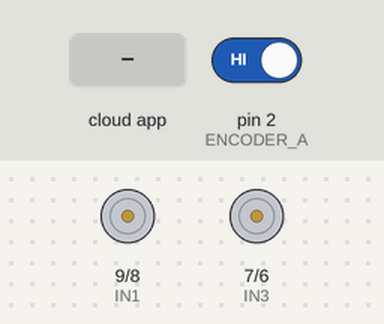
The sketch below on a simulated Arduino Uno, built with avr-gcc and run on an emulated ATmega328P. Shown: motor-driver pin pairs drawn as motors (green arrow = first pin HIGH = forward, orange = second pin HIGH = backward, longer = more drive, scaled by the enable pin). Inputs (shaded band) come from the test bench; at power-on: pin 2 (ENCODER_A) HIGH. The ROS host is connected and sends only what is stated.

Above: at 1.2 s.
1.3 s: the phone or cloud app sets teclas to w
At 2.5 s:
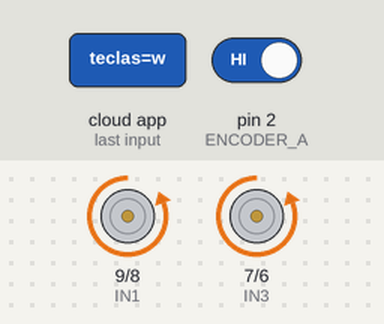
2.8 s: the phone or cloud app sets teclas to a
At 3.5 s:
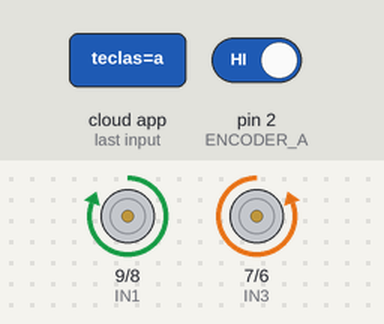
4.3 s: the phone or cloud app sets teclas to s
At 5.5 s:
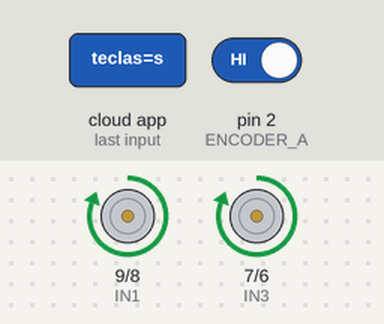
5.8 s: the phone or cloud app sets teclas to d
At 6.4 s:
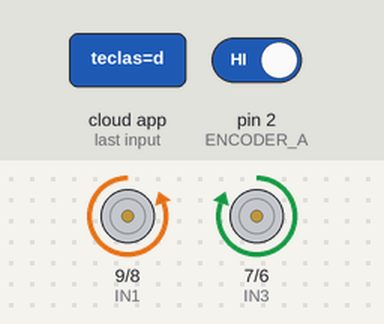
Timing chart, 0 to 8.3 s (numbered marks = the images above; inputs shaded):
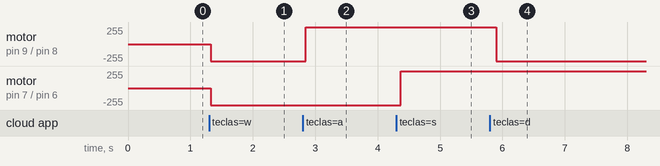

The sketch:

serialarduinokey.ino
```cpp
//#include <util/atomic.h>
#include <ros.h>
#include <std_msgs/String.h>
#include <std_msgs/UInt16.h>
#include <std_msgs/Float32MultiArray.h>
#include <std_msgs/Int16.h>

#define ENCODER_A       2 // Amarillo
#define ENCODER_B       3 // Verde
#define ENCODER_C       19 // Amarillo
#define ENCODER_D       18// Verde

//Motor A
int ENA = 10;
int IN1 = 9;
int IN2 = 8;

// Motor B
int ENB = 5;
int IN3 = 7;
int IN4 = 6;

int pos=0;
int fos=0;
long po1=0;
long po2;
long po3=0;
long po4;
long ss1;
long ss2;
int a = 255;
int b = 200;
unsigned long t1=0;
unsigned long t2;
unsigned long t3=0;
unsigned long t4;
float rpmd=0.0;
float rpmi=0.0;
boolean n=false;
boolean u=false;
long velder;
long velizq;

ros::NodeHandle nh;

std_msgs::Int16 velderecha;
std_msgs::Int16 velizquierda;
std_msgs::String tecla;
std_msgs::Float32MultiArray vel;

void velzCallback(const std_msgs::Float32MultiArray& vel) {
  velder = vel.data[0];
  velizq = vel.data[1];
}
void subscriberCallback(const std_msgs::String& tecla) {
  String orden = tecla.data;
  if(orden=="w"){
    Adelante(a,b);
    n=false;
    u=false;
  }
  else if(orden=="a"){
    Izquierda(a,b);
    n=true;
    u=false;
  }
  else if(orden=="s"){
    Atras(a,b);
    n=true;
    u=true;
  }
  else if(orden=="d"){
    Derecha(a,b);
    n=false;
    u=true;
  }
  else{
    Parar();
  }
}

ros::Subscriber<std_msgs::String> teclas_subscriber("teclas", &subscriberCallback);
ros::Subscriber<std_msgs::Float32MultiArray> velz_subscriber("velz", &velzCallback);
ros::Publisher sender1("velocidadder",&velderecha);
ros::Publisher sender2("velocidadizq",&velizquierda);

void setup(){
  pinMode (ENA, OUTPUT);
  pinMode (ENB, OUTPUT);
  pinMode (IN1, OUTPUT);
  pinMode (IN2, OUTPUT);
  pinMode (IN3, OUTPUT);
  pinMode (IN4, OUTPUT);

  //Encoders como entradas
  pinMode(ENCODER_A, INPUT);
  pinMode(ENCODER_B, INPUT);
  attachInterrupt(digitalPinToInterrupt(ENCODER_A),leerEncoder,RISING);
  pinMode(ENCODER_C, INPUT);
  pinMode(ENCODER_D, INPUT);
  attachInterrupt(digitalPinToInterrupt(ENCODER_C),leerEncoder2,RISING);
  //Serial.begin(9600);
  //node_handle.initNode();
  //node_handle.subscribe(teclas_subscriber);
  nh.initNode();
  nh.subscribe(teclas_subscriber);
  nh.advertise(sender1);
  nh.advertise(sender2);
  nh.subscribe(velz_subscriber);
  //Serial.begin(9600);
}

void loop(){

  po2=pos;
  po4=fos;
  t2=millis();
  t4=millis();
  ss1=abs(po2-po1)*1000/(t2-t1);
  ss2=abs(po4-po3)*1000/(t4-t3);
  rpmd=60*ss1/224;
  rpmi=60*ss2/224;
  po1=po2;
  po3=po4;
  t1=t2;
  t3=t4;
  if(n==true){
    rpmd=-rpmd;
    }
  if(u==true){
    rpmi=-rpmi;
    }
  nh.spinOnce();
  velderecha.data = int(rpmd);
  velizquierda.data = int(rpmi+3);
  sender1.publish(&velderecha);
  sender2.publish(&velizquierda);
  nh.spinOnce();
  delay(100);

  if(rpmd > velder && rpmd != 0){
    a = a-1;
  }
  else if(rpmd < velder && rpmd != 0){
    a = a+1;
  }
  else if(rpmi > velizq && rpmi != 0){
    b = b-1;
  }
  else if(rpmi < velizq && rpmi != 0){
    b = b+1;
  }
  if(a > 255){
    a = 255;
  }
  if(b > 255){
    b = 255;
  }


  //Serial.print(rpm1);
  //Serial.print(" ");
  //Serial.print(rpm2);
  //Serial.println(" ");
 //delay(200);

 //node_handle.spinOnce();
}

void leerEncoder(){
  int b=digitalRead(ENCODER_B);
  if(b>0){
    pos=pos+1;
  }
  else {
    pos=pos-1;
  }
}

void leerEncoder2(){
  int d=digitalRead(ENCODER_D);
  if(d>0){
    fos=fos+1;
  }
  else{
    fos=fos-1;
  }
}
  void Atras (int a, int b)
{
 //Direccion motor A
 digitalWrite (IN1, HIGH);
 digitalWrite (IN2, LOW);
 analogWrite (ENA, 255); //Velocidad motor A
 //Direccion motor B
 digitalWrite (IN3, HIGH);
 digitalWrite (IN4, LOW);
 analogWrite (ENB, 255); //Velocidad motor B
}

void Adelante (int a, int b)
{
 //Direccion motor A
 digitalWrite (IN1, LOW);
 digitalWrite (IN2, HIGH);
 analogWrite (ENA, 255); //Velocidad motor A
 //Direccion motor B
 digitalWrite (IN3, LOW);
 digitalWrite (IN4, HIGH);
 analogWrite (ENB, 255); //Velocidad motor B
}

void Izquierda (int a, int b)
{
 //Direccion motor A
 digitalWrite (IN1, HIGH);
 digitalWrite (IN2, LOW);
 analogWrite (ENA, 255); //Velocidad motor A
 //Direccion motor B
 digitalWrite (IN3, LOW);
 digitalWrite (IN4, HIGH);
 analogWrite (ENB, 255); //Velocidad motor A
}

void Derecha (int a, int b)
{
 //Direccion motor A
 digitalWrite (IN1, LOW);
 digitalWrite (IN2, HIGH);
 analogWrite (ENA, 255); //Velocidad motor A
 //Direccion motor B
 digitalWrite (IN3, HIGH);
 digitalWrite (IN4, LOW);
 analogWrite (ENB, 255); //Velocidad motor A
}

void Parar ()
{
 //Direccion motor A
 digitalWrite (IN1, LOW);
 digitalWrite (IN2, LOW);
 analogWrite (ENA, 0); //Velocidad motor A
 //Direccion motor B
 digitalWrite (IN3, LOW);
 digitalWrite (IN4, LOW);
 analogWrite (ENB, 0); //Velocidad motor A
}
```

Measured:
- after the input at 1.3 s, motor on pin 9 (IN1) / pin 8 (IN2), motor on pin 7 (IN3) / pin 6 (IN4): stopped → backward 255/255 at once
- after the input at 2.8 s, motor on pin 9 (IN1) / pin 8 (IN2): backward 255/255 → forward 255/255 after 0.05 s
- after the input at 4.3 s, motor on pin 7 (IN3) / pin 6 (IN4): backward 255/255 → forward 255/255 after 0.07 s
- after the input at 5.8 s, motor on pin 9 (IN1) / pin 8 (IN2): forward 255/255 → backward 255/255 after 0.10 s
